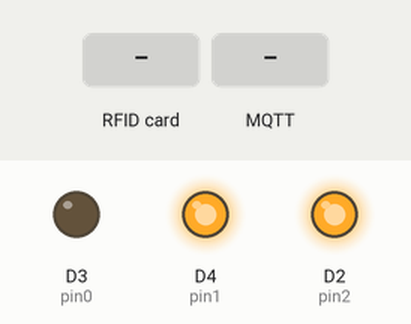
Recording of a sketch running on a simulated ESP8266 (NodeMCU). On the bench: output pins drawn as LEDs (lit = HIGH). The inputs (shaded band) are chosen by the test bench. WiFi joins after 1.5 s; servers stay silent unless stated; no MQTT or app messages arrive unless stated; what the sketch prints to the serial monitor is not drawn.

Above: at 2.8 s.
2.9 s: RFID card 5E 7A 19 C4 held to the reader
At 5.1 s:
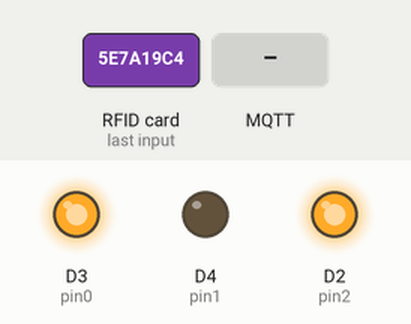
5.4 s: MQTT message "t" arrives on the first subscribed topic
At 6.3 s:
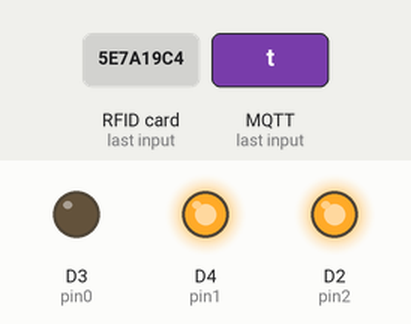
6.9 s: MQTT message "1" arrives on the first subscribed topic
At 7.3 s:
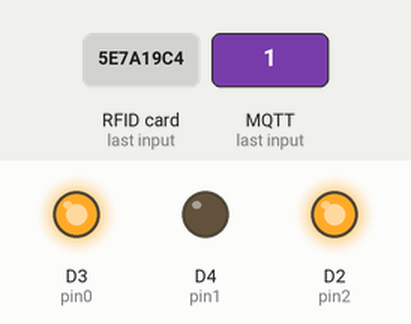
Timing chart, 0 to 9.9 s (numbered marks = the images above; inputs shaded):
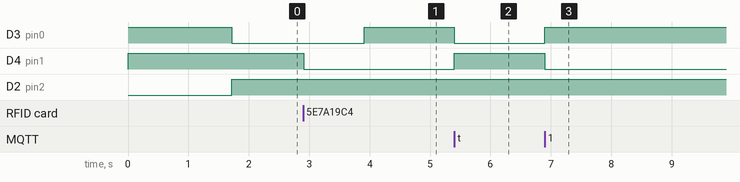

The sketch:

Presence.ino
```cpp
#include <ESP8266WiFi.h>
#include <PubSubClient.h> // Library for MQTT
#include <SPI.h>
#include <MFRC522.h>

#define TOP_SUB "ChamadaRFID/UFPE/CIn/Sala_1_SUB"
#define TOP_PUB "ChamadaRFID/UFPE/CIn/Sala_1_PUB"
#define clientID "UFPE/CIn/Sala_1"
#define ALIVE "ChamadaRFID/UFPE/CIn/Sala_1/Alive"

const char* mqtt_server = "iot.eclipse.org";


// NEED TO CONFIGURE WIFI NETWORK
const char* ssid = "RoboBoy";
const char* password = "lucas123";

WiFiClient espClient;
PubSubClient MQTT(espClient);

#define pin0 0
#define pin1 2
#define pin2 4


#define SS_PIN D0
#define RST_PIN D1
MFRC522 mfrc522(SS_PIN, RST_PIN);   // Create MFRC522 instance.
String card;

// ============= Prototypes =============
void subscribed(char* topic, byte* payload, unsigned int length);
void setupWifi();
void mqttReconnect();
char readRFID();
// =======================================


void setup()
{
  Serial.begin(115200);
  pinMode(pin0, OUTPUT);
  pinMode(pin1, OUTPUT);
  pinMode(pin2, OUTPUT);
// Connecting to WiFi
  turnOnLed(2);
  setupWifi();
// Starting MQTT
  MQTT.setServer(mqtt_server, 1883);
  MQTT.setCallback(subscribed); // Receive Function
// Init RFID Sensor
  SPI.begin();
  delay(100);
  mfrc522.PCD_Init();   // Inicia MFRC522
  turnOnLed(0);

}

void loop()
{
    if(WiFi.status() != WL_CONNECTED){
      turnOnLed(2);
      setupWifi();
      turnOnLed(0);
    }
    if (!MQTT.connected()) {
      turnOnLed(2);
      mqttReconnect();
      turnOnLed(0);
    }


    MQTT.loop();
    if(readRFID()){
      turnOnLed(3);
      MQTT.publish(TOP_PUB, card.c_str());
      Serial.println("Published...");
      delay(1000);
      turnOnLed(1);
    }

}
// ============ FUCNTIONS =============
// ***************** CallBack for MQTT *****************
void subscribed(char* topic, byte* payload, unsigned int length) {
  turnOnLed(1);
  Serial.print("Message arrived [ ");
  Serial.print(topic);
  Serial.print(" ]: ");
  for (int i = 0; i < length; i++) {
    Serial.print((char)payload[i]);
  }
  Serial.println();
  if(payload[0] == 't')
    turnOnLed(0);
  //Here to control de LED
}
// ***************** Connectiong to WiFi *****************
void setupWifi() {
  delay(10);
  // We start by connecting to a WiFi network
  Serial.print("Connecting to ");
  Serial.println(ssid);
  WiFi.begin(ssid, password);

  while (WiFi.status() != WL_CONNECTED) {
    delay(500);
    Serial.print(".");
  }
  Serial.println("");
  Serial.print("WiFi at IP:   ");
  Serial.println(WiFi.localIP());
}

// ***************** MQTT RECONNECT *****************
void mqttReconnect() {
  // Loop until we're reconnected
  while (!MQTT.connected()) {
    Serial.print("Attempting MQTT connection... ");
    turnOnLed(2);
    // Create a random client ID

    // Attempt to connect
    if (MQTT.connect(clientID)) {
      Serial.println("Connected");
      // Once connected, publish an announcement...
      MQTT.publish(ALIVE, clientID);
      // ... and resubscribe
      MQTT.subscribe(TOP_SUB);
    } else {
      Serial.print("Failed, rc= ");
      Serial.print(MQTT.state());
      Serial.println(" trying again in 2 seconds");
      // Wait 5 seconds before retrying
      delay(2500);
    }
    while (WiFi.status() != WL_CONNECTED) {
      delay(500);
      Serial.print(".");
    }
    Serial.println();
  }
}

// ***************** READ SENSOR RFID *****************
char readRFID(){
    if ( ! mfrc522.PICC_IsNewCardPresent())
    {
      card.remove(0, card.length());
      return 0;
    }
    // Select one of the cards
    if ( ! mfrc522.PICC_ReadCardSerial())
    {
      card.remove(0, card.length());
      return 0;
    }
    Serial.print("RFID read:  ");
    for (byte i = 0; i < mfrc522.uid.size; i++)
    {
      Serial.print(mfrc522.uid.uidByte[i] < 0x10 ? " 0" : " ");
      Serial.print(mfrc522.uid.uidByte[i], HEX);
      card.concat(String(mfrc522.uid.uidByte[i], HEX));
    }
    Serial.println();
    return 1;
}

void turnOnLed(int color){
  // 0 -> Green
  // 1 -> Blue
  // 2 -> Red

    digitalWrite(pin0, (color == 0 || color == 3)? LOW: HIGH);
    digitalWrite(pin1, (color == 1 || color == 3)? LOW: HIGH);
    digitalWrite(pin2, color == 2? LOW: HIGH);

}
```

Measured:
- after the input at 2.9 s, D3 (pin0): LOW → HIGH after 1.0 s; D4 (pin1): HIGH → LOW at once
- after the input at 5.4 s, D3 (pin0): HIGH → LOW at once; D4 (pin1): LOW → HIGH at once
- after the input at 6.9 s, D3 (pin0): LOW → HIGH at once; D4 (pin1): HIGH → LOW at once
